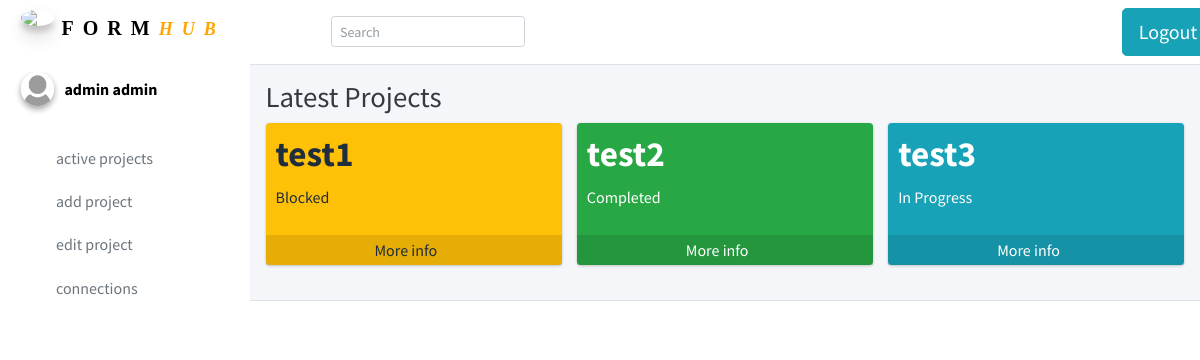
The app's page / (signed in) with its own data.
### formhub/models.py (models this page shows)
class Projects(models.Model):
    project_name = models.CharField(max_length=50)
    project_description = models.CharField(max_length=1000)
    project_status = models.CharField(max_length=50)
    github_link = models.CharField(max_length=100)
    circuit_link = models.CharField(max_length=100)
    project_leader = models.CharField(max_length=50)
    project_members = models.CharField(max_length=1000)
    project_date = models.CharField(max_length=50)
    languages = models.CharField(max_length=200)
    estimation = models.IntegerField()
    class Meta:
        db_table = "projects"

### formhub/views.py (the view)
# urls.py: path('', views.index, name='index'),
@login_required(login_url='login')
def index(request):
    project_search = search_parameter(request)
    if request.is_ajax():
        return ajax_search(request, project_search)
    user = User.objects.get(username=request.session['username'])
    username, firstname, lastname = user.username, user.first_name, user.last_name
    projects = Projects.objects.all()
    return render(request, 'admins/index.html', {'firstname': firstname, 'lastname': lastname, 'username': username, 'projects': projects, 'project_search': project_search})

### formhub/views.py (called while the page is built)
def search_parameter(request):
    url_parameter = request.GET.get("q")
    if url_parameter:
        project_search = Projects.objects.filter(
            project_name__icontains=url_parameter)
    else:
        project_search = ''
    return project_search

### formhub/templates/admins/index.html (shortened to what this page needs)
<!DOCTYPE html>
<html>
<head>
  {% include "header.html" %}
</head>
<body class="hold-transition sidebar-mini layout-fixed">
  <div class="wrapper">
    {% include "topbar.html" %}
    {% include "admins/sidebar.html" %}
    <div class="content-wrapper">
      <div class="content-header">
        <div class="container-fluid">
          <div class="row mb-2">
            <div class="col-sm-6">
              <h1 class="m-0 text-dark">Latest Projects</h1>
            </div>
            <div class="col-sm-6">
            </div>
          </div>
        </div>
        <section class="content">
          <div class="container-fluid">
            <div class="row">
            {% for project in projects %}
              <div class="col-lg-4 col-6">
                {% if project.project_status == 'In Progress' %}
                <div class="small-box bg-info">
                {% elif project.project_status == 'Completed' %}
                <div class="small-box bg-success">
                {% elif project.project_status == 'Canceled' %}
                <div class="small-box bg-danger">
                {% elif project.project_status == 'Blocked' %}
                <div class="small-box bg-warning">
                {% endif %}
                  <div class="inner">
                    <h3>{{ project.project_name }}</h3>
                    <p>{{ project.project_status }}</p>
                  </div>
                  <a href="/project_detail/{{ project.project_name }}" class="small-box-footer">More info <i
                      class="fas fa-arrow-circle-right"></i></a>
                </div>
              </div>
              {% endfor %}
            </div>
          </div>
      </div>
    </div>
  {% include "footer.html" %}
</body>
</html>

### formhub/templates/admins/sidebar.html
<head>
  <link rel="stylesheet" href="/static/custom_css/main_css.css">
</head>
<aside class="main-sidebar">
  <a href="/" class="brand-link">
    <img src="https://i.pinimg.com/564x/7f/52/48/7f524880b9a31aafa419c91579c1f847.jpg" alt="fh"
      class="brand-image img-circle elevation-3" style="opacity: .8">
    <span class="brand-text">Form</span><span class="brand-text2">Hub</span>
  </a>
  <div class="sidebar">
    <div class="user-panel mt-3 pb-3 mb-3 d-flex">
      <a href="/profile/{{ username }}">
        <div class="image">
          <img src="/static/images/{{ username }}.jpg" class="img-circle elevation-2"
            onerror="this.src='/static/images/default.jpg';">
        </div>
      </a>
      <div class="info">
        <a href="/profile/{{ username }}" class="d-block">{{firstname}} {{lastname}}</a>
      </div>
    </div>
    <nav class="mt-2">
      <ul class="nav nav-pills nav-sidebar flex-column" data-widget="treeview" role="menu" data-accordion="false">
        <li class="nav-item">
          <a href="/projects" class="nav-link">
            <i class="fas fa-chart-line nav-icon"></i>
            <p>Active Projects</p>
          </a>
        </li>
      </ul>
      <ul class="nav nav-pills nav-sidebar flex-column" data-widget="treeview" role="menu" data-accordion="false">
        <li class="nav-item">
          <a href="/project_add" class="nav-link">
            <i class="fas fa-plus nav-icon"></i>
            <p>Add Project</p>
          </a>
        </li>
      </ul>
      <ul class="nav nav-pills nav-sidebar flex-column" data-widget="treeview" role="menu" data-accordion="false">
        <li class="nav-item">
          <a href="/project_edit" class="nav-link">
            <i class="fas fa-edit nav-icon"></i>
            <p>Edit Project</p>
          </a>
        </li>
      </ul>
      <ul class="nav nav-pills nav-sidebar flex-column" data-widget="treeview" role="menu" data-accordion="false">
        <li class="nav-item">
          <a href="/" class="nav-link">
            <i class="fas fa-users nav-icon"></i>
            <p>Connections</p>
          </a>
        </li>
      </ul>
    </nav>
  </div>
</aside>

### formhub/static/custom_css/search.css (style rules this page uses)
nav { margin-bottom: 0em !important; }

### formhub/static/custom_css/main_css.css (style rules this page uses)
.sidebar { background-color: white !important; letter-spacing: 0; text-transform: lowercase; text-shadow: none; }
.main-sidebar { background-color:white; }
.brand-text { color: black; text-transform: uppercase; letter-spacing: 9px; font-family: "Times New Roman", Times, serif; text-emphasis-color: orange !important; font-weight: bold; }
.brand-text2 { color: orange; text-transform: uppercase; letter-spacing: 9px; font-family: "Times New Roman", Times, serif; font-style: italic; font-size: large; font-weight: bold; }
.d-block { color: black; font-weight: bold; }

### records on screen
Projects: project_name "test1", project_status "Blocked"
Projects: project_name "test2", project_status "Completed"
Projects: project_name "test3", project_status "In Progress"

### other values on screen
{{ firstname }} "admin"
{{ lastname }} "admin"
